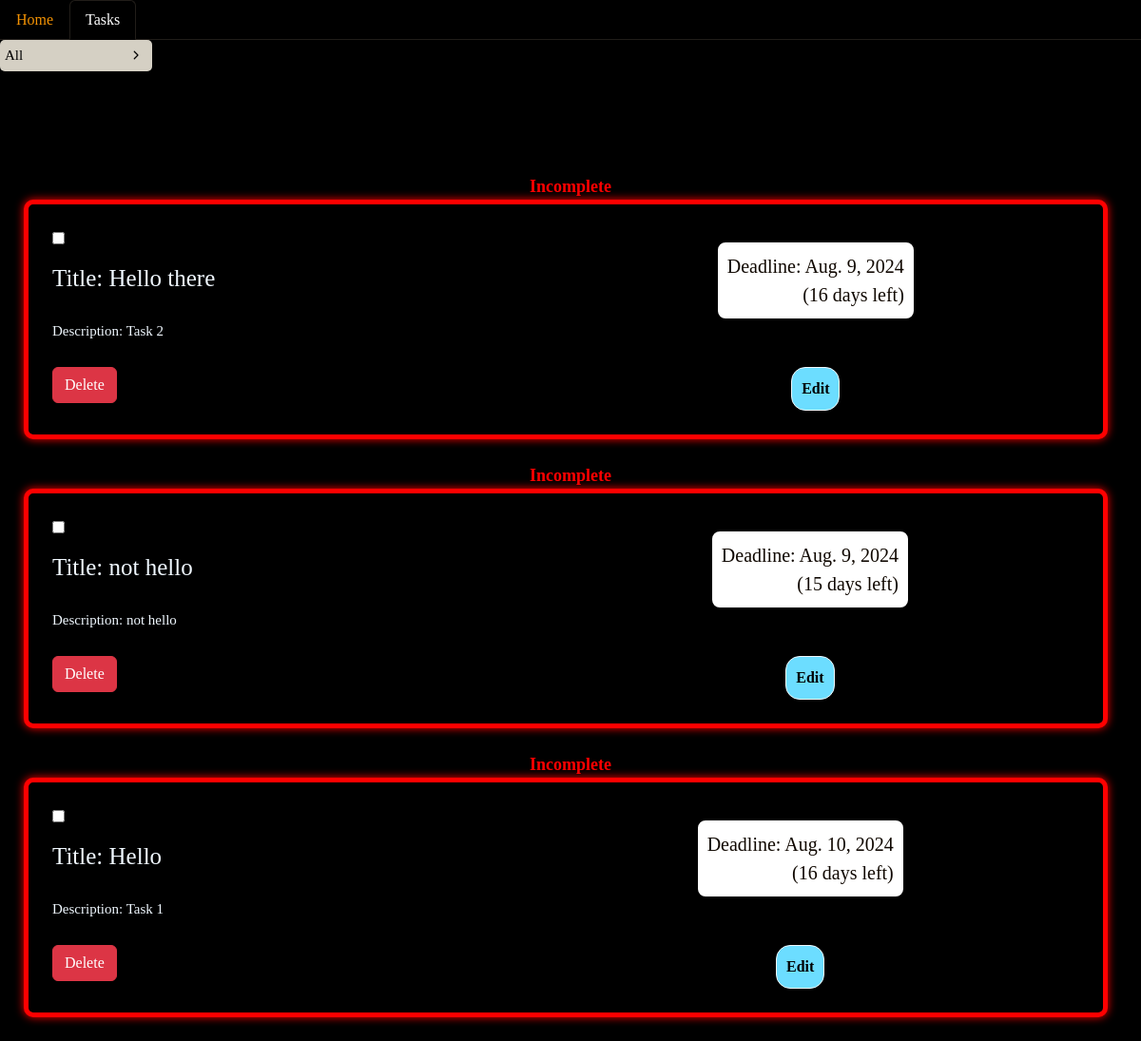
/tasks, run on an earlier commit of the app's database.
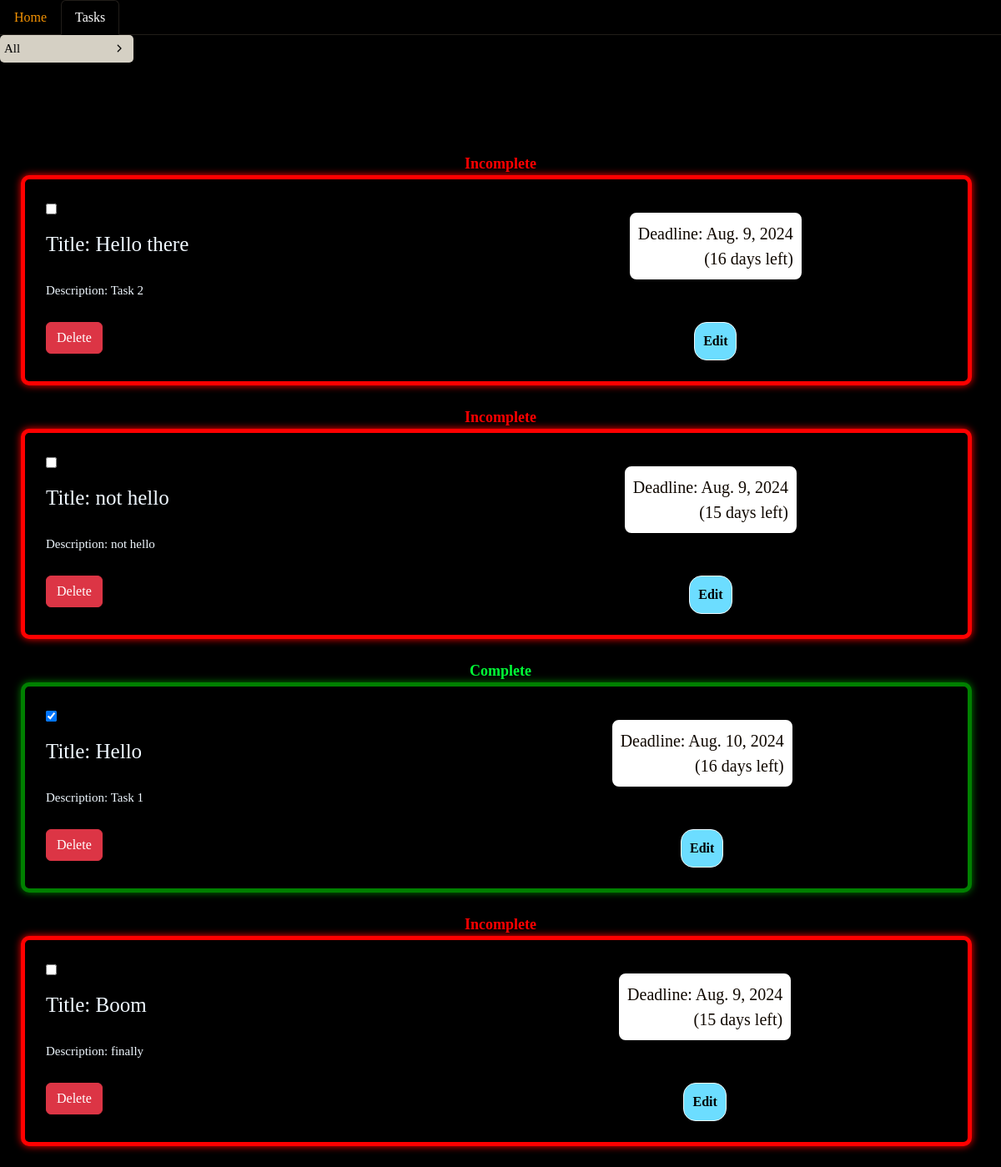
And on a later commit of the database.
### home/models.py (models this page shows, shortened)
class Task(models.Model):
    title=models.CharField(max_length=50)
    desc=models.TextField()
    deadline=models.DateField(default=date.today)
    days_left=models.IntegerField(default=0)
    completed_status=models.BooleanField(default=False)

### home/views.py (the view)
# urls.py: path('tasks', views.tasks,name="tasks"),
def tasks(request):
    status = request.GET.get('status', 'all')
    if status == 'completed':
        tasks = Task.objects.filter(completed_status=True)
    elif status == 'incomplete':
        tasks = Task.objects.filter(completed_status=False)
    else:
        tasks = Task.objects.all()  # 'all' or any other value
    return render(request, 'tasks.html', {'tasks': tasks, 'current_status': status})

### templates/tasks.html (shortened to what this page needs)
<!DOCTYPE html>
{% load static %}
<html lang="en">
<head>
    <link href="https://cdn.jsdelivr.net/npm/bootstrap@5.3.3/dist/css/bootstrap.min.css" rel="stylesheet">
    <link rel="stylesheet" href="{% static 'css/tasks.css' %}">
</head>
<body>
    <ul class="nav nav-tabs">
        <li class="nav-item">
          <a class="nav-link" aria-current="page" href="/">Home</a>
        </li>
        <li class="nav-item">
          <a class="nav-link active" href="/tasks">Tasks</a>
        </li>
      </ul>
    <form method="get" action="{% url 'tasks' %}">
        <div class="select">
            <div
                class="selected"
                data-default="All"
                data-one="Complete"
                data-two="Incomplete"
            >
                <svg
                    xmlns="http://www.w3.org/2000/svg"
                    height="1em"
                    viewBox="0 0 512 512"
                    class="arrow"
                >
                    <path
                        d="M233.4 406.6c12.5 12.5 32.8 12.5 45.3 0l192-192c12.5-12.5 12.5-32.8 0-45.3s-32.8-12.5-45.3 0L256 338.7 86.6 169.4c-12.5-12.5-32.8-12.5-45.3 0s-12.5 32.8 0 45.3l192 192z"
                    ></path>
                </svg>
            </div>
        </div>
    </form>
      {% for task in tasks %}
<div class="task-container">
    <p class="statusFalse" style="display: {% if not task.completed_status %}block{% else %}none{% endif %};"><b>Incomplete</b></p>
    <p class="statusTrue" style="display: {% if task.completed_status %}block{% else %}none{% endif %};"><b>Complete</b></p>
    <div class="container {% if task.completed_status %}checked{% else %}not-checked{% endif %}">
        <form method="POST" id="status_form" data-url="{% url 'status_change' task_id=task.id %}">
            <input type="checkbox" id='status' name='status' class="checking" onchange="updateStatus(this, {{ task.id }})" {% if task.completed_status %}checked{% endif %}>
        </form>
        <p class="title">Title: {{ task.title }}</p>
        <p class="desc">Description: {{ task.desc }}</p>
        <p class="deadline">Deadline: {{task.deadline}} <br> ({{task.days_left}} days left)</p>
        <form id="deleteForm_{{ task.id }}" method="POST" action="{% url 'delete_task' task.id %}">
          <button onclick="confirmDelete({{ task.id }})" type="button" class="btn btn-danger">Delete</button>
        </form>
        <a href="{% url 'edit_task' task.id %}" class="button" id="edit">Edit</a>
    </div>
</div>
{% endfor %}
</body>
</html>

### static/css/tasks.css (style rules this page uses)
* { filter: invert(100%); font-family: 'Verdana'; }
.container { margin: 0px 25px 25px 25px; padding: 25px; background-color: #000000; border: rgb(255, 0, 0); border-style: solid; border-radius: 10px; border-width: 5px; box-shadow: 0 0 10px rgb(255, 0, 0); box-sizing: border-box; height: fit-content; display: grid; grid-gap: 10px; grid-template-areas: 'checkbox date' 'title date' 'desc date'; }
.container.checked { border: 5px solid green; box-shadow: 0 0 10px green; }
.container.not-checked { border: 5px solid red; box-shadow: 0 0 10px red; }
.title { filter: invert(0%); grid-area: title; font-size: 25px; color: aliceblue; }
.desc { filter: invert(0%); grid-area: desc; color: aliceblue; display: block; font-size: 15px; }
.deadline { border: 2px solid white; border-radius: 10px; padding: 10px; grid-area: date; color: aliceblue; display: block; font-size: 20px; text-align: end; position: relative; bottom: 5px; width: fit-content; height: fit-content; align-self: center; justify-self: center; color: aliceblue; background-color: #000000; }
.checking { justify-self: start; grid-area: checkbox; color: #000000; }
.statusFalse { filter: invert(0%); text-align: center; color: rgb(255, 0, 0); font-size: large; margin: 0; font-style: bold; }
.statusTrue { filter: invert(0%); display: none; text-align: center; color: rgb(0, 255, 55); font-size: large; margin: 0; font-style: bold; }
.nav-link.active { background-color: #fff; }
#edit { filter:invert(0%); align-self: center; justify-self: center; width:fit-content; background-color: #6cddff; padding: 10px; margin:0; border-radius: 15px; text-decoration: none; color:#000000; border:1px solid aliceblue; font-weight: bolder; }
.select { width: fit-content; cursor: pointer; position: relative; transition: 300ms; color: white; overflow: hidden; }
.selected { background-color: #2a2f3b; padding: 5px; margin-bottom: 3px; border-radius: 5px; position: relative; z-index: 100000; font-size: 15px; display: flex; align-items: center; justify-content: space-between; }
.arrow { position: relative; right: 0px; height: 10px; transform: rotate(-90deg); width: 25px; fill: white; z-index: 100000; transition: 300ms; }
.select:has(.options input[type="radio"]#all:checked) .selected::before { content: attr(data-default); }

What changed in the data, as far as the page shows it:
changed Task "Hello": completed_status "☐" → "☑"; completed_status "Incomplete" → "Complete"
added Task: title "Boom", desc "finally", deadline "Aug. 9, 2024", days_left "15"
